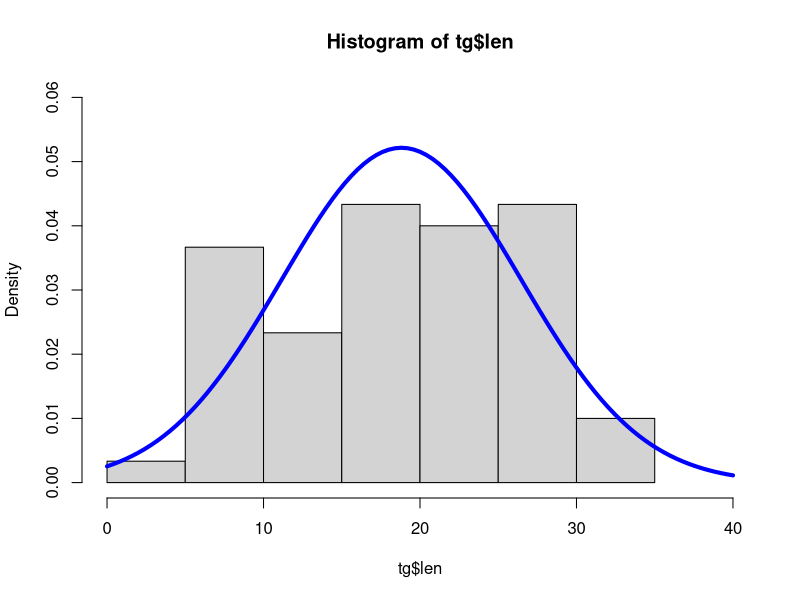
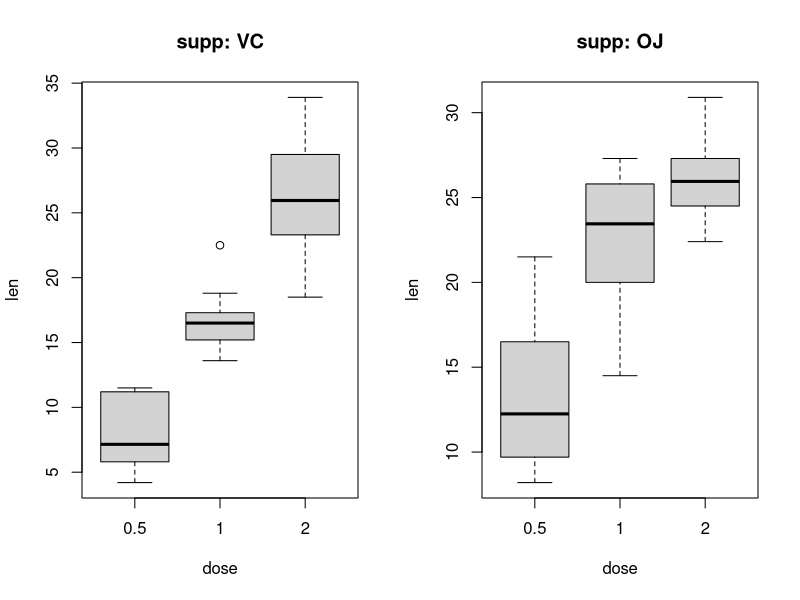

R code for these plots, in order:
## ---- chunk 1
knitr::opts_chunk$set(echo = TRUE)
library(datasets)
library(knitr)
## ---- chunk 2
tg <- ToothGrowth
dim(tg)
head(tg)
## ---- chunk 3
## Histogram of all data
hist(tg$len,breaks = 10, prob=TRUE, ylim=c(0, 0.06), xlim=c(0,40))
curve(dnorm(x, mean=mean(tg$len), sd=sd(tg$len)), add=TRUE, col="blue", lwd=4)
## ---- chunk 4
## Split data into supplements
VC_tg <- tg[tg$supp == "VC",]
OJ_tg <- tg[tg$supp == "OJ",]

## Plot boxplots of TG data for each supp
par(mfrow=c(1,2))
boxplot(formula=len ~ dose, data=VC_tg,names=unique(VC_tg$dose), 
        main="supp: VC", xlab="dose", ylab="len")
boxplot(formula=len ~ dose, data=OJ_tg,names=unique(OJ_tg$dose), 
        main="supp: OJ", xlab="dose", ylab="len")
## ---- chunk 5
test <- t.test(VC_tg$len, OJ_tg$len, paired=FALSE, var.equal=TRUE, conf.level=0.95)
test$conf.int
test$p.value
## ---- chunk 6
VC_0.5 <- VC_tg[VC_tg$dose == 0.5,]$len
VC_1.0 <- VC_tg[VC_tg$dose == 1.0,]$len
VC_2.0 <- VC_tg[VC_tg$dose == 2.0,]$len

testVC1 <- t.test(VC_1.0, VC_0.5, paired=FALSE, var.equal=TRUE, conf.level=0.95)
testVC2 <- t.test(VC_2.0, VC_1.0, paired=FALSE, var.equal=TRUE, conf.level=0.95)
## ---- chunk 7
OJ_0.5 <- OJ_tg[OJ_tg$dose == 0.5,]$len
OJ_1.0 <- OJ_tg[OJ_tg$dose == 1.0,]$len
OJ_2.0 <- OJ_tg[OJ_tg$dose == 2.0,]$len

testOJ1 <- t.test(OJ_1.0, OJ_0.5, paired=FALSE, var.equal=TRUE, conf.level=0.95)
testOJ2 <- t.test(OJ_2.0, OJ_1.0, paired=FALSE, var.equal=TRUE, conf.level=0.95)
## ---- chunk 8
df <- data.frame()
df <- data.frame(c(rep("VC", 2), rep("OJ",2)))
df <- cbind(df, c(rep(c("1.0 - 0.5", "2.0 - 1.0"), 2)))
df <- cbind(df, c(paste(round(testVC1$conf.int[1:2],2),collapse="   "), 
                  paste(round(testVC2$conf.int[1:2],2),collapse="   "),
                  paste(round(testOJ1$conf.int[1:2],2),collapse="   "),
                  paste(round(testOJ2$conf.int[1:2],2),collapse="   ")))
df <- cbind(df, c(testVC1$p.value, testVC2$p.value, testOJ1$p.value, testOJ2$p.value))
names(df) <- c("supp", "dose comparison", "conf int", "p value")
## ---- chunk 9
kable(df)
## ---- chunk 10
## ToothGrowth Data
tg <- ToothGrowth
dim(tg)
head(tg)

## Table Generation

# VC Dose Tests
VC_0.5 <- VC_tg[VC_tg$dose == 0.5,]$len
VC_1.0 <- VC_tg[VC_tg$dose == 1.0,]$len
VC_2.0 <- VC_tg[VC_tg$dose == 2.0,]$len

testVC1 <- t.test(VC_1.0, VC_0.5, paired=FALSE, var.equal=TRUE, conf.level=0.95)
testVC1$conf.int
testVC1$p.value

testVC2 <- t.test(VC_2.0, VC_1.0, paired=FALSE, var.equal=TRUE, conf.level=0.95)
testVC2$conf.int
testVC2$p.value

# OJ Dose Tests
OJ_0.5 <- OJ_tg[OJ_tg$dose == 0.5,]$len
OJ_1.0 <- OJ_tg[OJ_tg$dose == 1.0,]$len
OJ_2.0 <- OJ_tg[OJ_tg$dose == 2.0,]$len

testOJ1 <- t.test(OJ_1.0, OJ_0.5, paired=FALSE, var.equal=TRUE, conf.level=0.95)
testOJ1$conf.int
testOJ1$p.value

testOJ2 <- t.test(OJ_2.0, OJ_1.0, paired=FALSE, var.equal=TRUE, conf.level=0.95)
testOJ2$conf.int
testOJ2$p.value

# Creating table
df <- data.frame()
df <- data.frame(c(rep("VC", 2), rep("OJ",2)))
df <- cbind(df, c(rep(c("1.0 - 0.5", "2.0 - 1.0"), 2)))
df <- cbind(df, c(paste(round(testVC1$conf.int[1:2],2),collapse="   "), 
                  paste(round(testVC2$conf.int[1:2],2),collapse="   "),
                  paste(round(testOJ1$conf.int[1:2],2),collapse="   "),
                  paste(round(testOJ2$conf.int[1:2],2),collapse="   ")))
df <- cbind(df, c(testVC1$p.value, testVC2$p.value, testOJ1$p.value, testOJ2$p.value))
names(df) <- c("supp", "dose comparison", "conf int", "p value")

